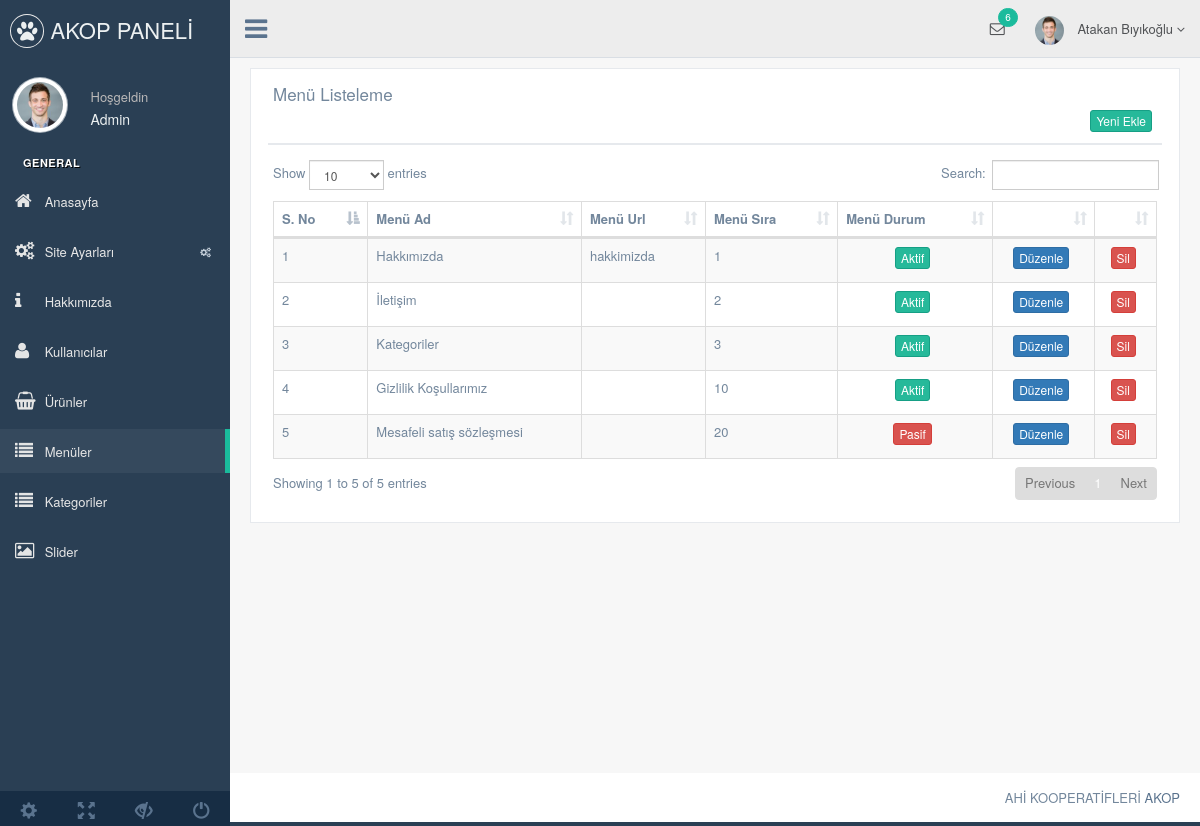
The app's page /nedmin/production/menu.php (signed in) with its own data.
### tables this page shows
CREATE TABLE `kullanici` (
  `kullanici_id` int(11) NOT NULL,
  `kullanici_zaman` datetime NOT NULL DEFAULT current_timestamp(),
  `kullanici_resim` varchar(250) NOT NULL,
  `kullanici_tc` varchar(50) NOT NULL,
  `kullanici_ad` varchar(50) NOT NULL,
  `kullanici_mail` varchar(100) NOT NULL,
  `kullanici_gsm` varchar(50) NOT NULL,
  `kullanici_password` text NOT NULL,
  `kullanici_adsoyad` varchar(50) NOT NULL,
  `kullanici_adres` varchar(250) NOT NULL,
  `kullanici_il` varchar(100) NOT NULL,
  `kullanici_ilce` varchar(100) NOT NULL,
  `kullanici_unvan` varchar(100) NOT NULL,
  `kullanici_yetki` varchar(50) NOT NULL,
  `kullanici_durum` int(1) NOT NULL DEFAULT 1
);

CREATE TABLE `menu` (
  `menu_id` int(11) NOT NULL,
  `menu_ust` varchar(50) NOT NULL,
  `menu_ad` varchar(100) NOT NULL,
  `menu_detay` text NOT NULL,
  `menu_url` varchar(250) NOT NULL,
  `menu_sira` int(2) NOT NULL,
  `menu_durum` enum('0','1') NOT NULL,
  `menu_seourl` varchar(250) NOT NULL
);

### nedmin/production/menu.php (the view, shortened to what this page needs)
<?php include 'header.php';
global $db;
$menusor = $db->prepare("SELECT * FROM menu");
$menusor->execute();
?>
    <div class="right_col" role="main">
        <div class="">
            <div class="row">
                <div class="col-md-12 col-sm-12 col-xs-12">
                    <div class="x_panel">
                        <div class="x_title">
                            <h2>Menü Listeleme </h2>
                            <div class="clearfix"></div>
                            <div align="right">
                                <a href="menu-ekle.php">
                                    <button class="btn btn-success btn-xs">Yeni Ekle</button>
                                </a>
                            </div>
                        </div>
                        <div class="x_content">
                            <table id="datatable-responsive"
                                   class="table table-striped table-bordered dt-responsive nowrap" cellspacing="0"
                                   width="100%">
                                <thead>
                                <tr>
                                    <th>S. No</th>
                                    <th>Menü Ad</th>
                                    <th>Menü Url</th>
                                    <th>Menü Sıra</th>
                                    <th>Menü Durum</th>
                                    <th></th>
                                    <th></th>
                                </tr>
                                </thead>
                                <tbody>
                                <?php $say = 1; ?>
                                <?php while ($menucek = $menusor->fetch(PDO::FETCH_ASSOC)): ?>
                                    <tr>
                                        <td><?= $say++; ?></td>
                                        <td><?= htmlspecialchars($menucek['menu_ad']); ?></td>
                                        <td><?= htmlspecialchars($menucek['menu_url']); ?></td>
                                        <td><?= htmlspecialchars($menucek['menu_sira']); ?></td>
                                        <td style="text-align: center;">
                                            <button class="btn btn-<?= $menucek['menu_durum'] == 1 ? 'success' : 'danger'; ?> btn-xs">
                                                <?= $menucek['menu_durum'] == 1 ? 'Aktif' : 'Pasif'; ?>
                                            </button>
                                        </td>
                                        <td style="text-align: center;">
                                            <a href="menu-duzenle.php?menu_id=<?= $menucek['menu_id']; ?>">
                                                <button class="btn btn-primary btn-xs">Düzenle</button>
                                            </a>
                                        </td>
                                        <td style="text-align: center;">
                                            <a href="../netting/islem.php?menu_id=<?= $menucek['menu_id']; ?>&menusil=ok"
                                               onclick="return confirm('Bu menüyü silmek istediğinize emin misiniz?');">
                                                <button class="btn btn-danger btn-xs">Sil</button>
                                            </a>
                                        </td>
                                    </tr>
                                <?php endwhile; ?>
                                </tbody>
                            </table>
                        </div>
                    </div>
                </div>
            </div>
        </div>
    </div>
<?php include 'footer.php'; ?>

### nedmin/production/header.php (shortened to what this page needs)
<?php global $db;
include '../netting/baglan.php';
$kullanicisor = $db->prepare("SELECT * FROM kullanici WHERE kullanici_mail = :mail");
$kullanicisor->execute(array(
    'mail' => $_SESSION['kullanici_mail']
));
$kullanicicek = $kullanicisor->fetch(PDO::FETCH_ASSOC);
?>
<!DOCTYPE html>
<html lang="tr">
<head>
    <link href="../vendors/bootstrap/dist/css/bootstrap.min.css" rel="stylesheet">
    <link href="../vendors/font-awesome/css/font-awesome.min.css" rel="stylesheet">
    <link href="../vendors/nprogress/nprogress.css" rel="stylesheet">
    <link href="../vendors/iCheck/skins/flat/green.css" rel="stylesheet">
    <link href="../vendors/datatables.net-bs/css/dataTables.bootstrap.min.css" rel="stylesheet">
    <link href="../vendors/datatables.net-buttons-bs/css/buttons.bootstrap.min.css" rel="stylesheet">
    <link href="../vendors/datatables.net-fixedheader-bs/css/fixedHeader.bootstrap.min.css" rel="stylesheet">
    <link href="../vendors/datatables.net-responsive-bs/css/responsive.bootstrap.min.css" rel="stylesheet">
    <link href="../vendors/datatables.net-scroller-bs/css/scroller.bootstrap.min.css" rel="stylesheet">
    <link href="../build/css/custom.min.css" rel="stylesheet">
</head>
<body class="nav-md">
<div class="container body">
    <div class="main_container">
        <div class="col-md-3 left_col">
            <div class="left_col scroll-view">
                <div class="navbar nav_title" style="border: 0;">
                    <a href="index.php" class="site_title"><i class="fa fa-paw"></i> <span>AKOP PANELİ</span></a>
                </div>
                <div class="profile clearfix">
                    <div class="profile_pic">
                        <img src="images/img.jpg" alt="..." class="img-circle profile_img">
                    </div>
                    <div class="profile_info">
                        <span>Hoşgeldin</span>
                        <h2> <?php echo $kullanicicek['kullanici_unvan'] ?> </h2>
                    </div>
                </div>
                <br/>
                <div id="sidebar-menu" class="main_menu_side hidden-print main_menu">
                    <div class="menu_section">
                        <h3>General</h3>
                        <ul class="nav side-menu">
                            <li><a href="index.php"><i class="fa fa-home"></i> Anasayfa </a></li>
                            <li><a><i class="fa fa-cogs"></i> Site Ayarları <span class="fa fa-cogs"></span></a>
                            </li>
                            <li><a href="hakkimizda.php"><i class="fa fa-info"></i> Hakkımızda </a></li>
                            <li><a href="kullanici.php"><i class="fa fa-user"></i> Kullanıcılar </a></li>
                            <li><a href="urun.php"><i class="fa fa-shopping-basket"></i> Ürünler </a></li>
                            <li><a href="menu.php"><i class="fa fa-list"></i> Menüler </a></li>
                            <li><a href="kategori.php"><i class="fa fa-list"></i> Kategoriler </a></li>
                            <li><a href="slider.php"><i class="fa fa-image"></i> Slider </a></li>
                        </ul>
                    </div>
                </div>
                <div class="sidebar-footer hidden-small">
                    <a data-toggle="tooltip" data-placement="top" title="Settings">
                        <span class="glyphicon glyphicon-cog" aria-hidden="true"></span>
                    </a>
                    <a data-toggle="tooltip" data-placement="top" title="FullScreen">
                        <span class="glyphicon glyphicon-fullscreen" aria-hidden="true"></span>
                    </a>
                    <a data-toggle="tooltip" data-placement="top" title="Lock">
                        <span class="glyphicon glyphicon-eye-close" aria-hidden="true"></span>
                    </a>
                    <a data-toggle="tooltip" data-placement="top" title="Logout">
                        <span class="glyphicon glyphicon-off" aria-hidden="true"></span>
                    </a>
                </div>
            </div>
        </div>
        <div class="top_nav">
            <div class="nav_menu">
                <nav>
                    <div class="nav toggle">
                        <a id="menu_toggle"><i class="fa fa-bars"></i></a>
                    </div>
                    <ul class="nav navbar-nav navbar-right">
                        <li class="dropdown">
                            <a href="javascript:;" class="user-profile dropdown-toggle" data-toggle="dropdown"
                               aria-expanded="false">
                                <img src="images/img.jpg" alt=""> <?php echo $kullanicicek['kullanici_adsoyad'] ?>
                                <span class="fa fa-angle-down"></span>
                            </a>
                        </li>
                        <li role="presentation" class="dropdown">
                            <a href="javascript:;" class="dropdown-toggle info-number" data-toggle="dropdown"
                               aria-expanded="false">
                                <i class="fa fa-envelope-o"></i>
                                <span class="badge bg-green">6</span>
                            </a>
                        </li>
                    </ul>
                </nav>
            </div>
        </div>

### nedmin/production/footer.php (shortened to what this page needs)
<footer>
    <div class="pull-right">
        AHİ KOOPERATİFLERİ <a href="https://akop.com">AKOP</a>
    </div>
    <div class="clearfix"></div>
</footer>

### records on screen
kullanici: kullanici_unvan "Admin", kullanici_adsoyad "Atakan Bıyıkoğlu"
menu: menu_ad "Hakkımızda", menu_url "hakkimizda", menu_sira "1", menu_durum "Aktif"
menu: menu_ad "İletişim", menu_sira "2", menu_durum "Aktif"
menu: menu_ad "Kategoriler", menu_sira "3", menu_durum "Aktif"
menu: menu_ad "Gizlilik Koşullarımız", menu_sira "10", menu_durum "Aktif"
menu: menu_ad "Mesafeli satış sözleşmesi", menu_sira "20", menu_durum "Pasif"
